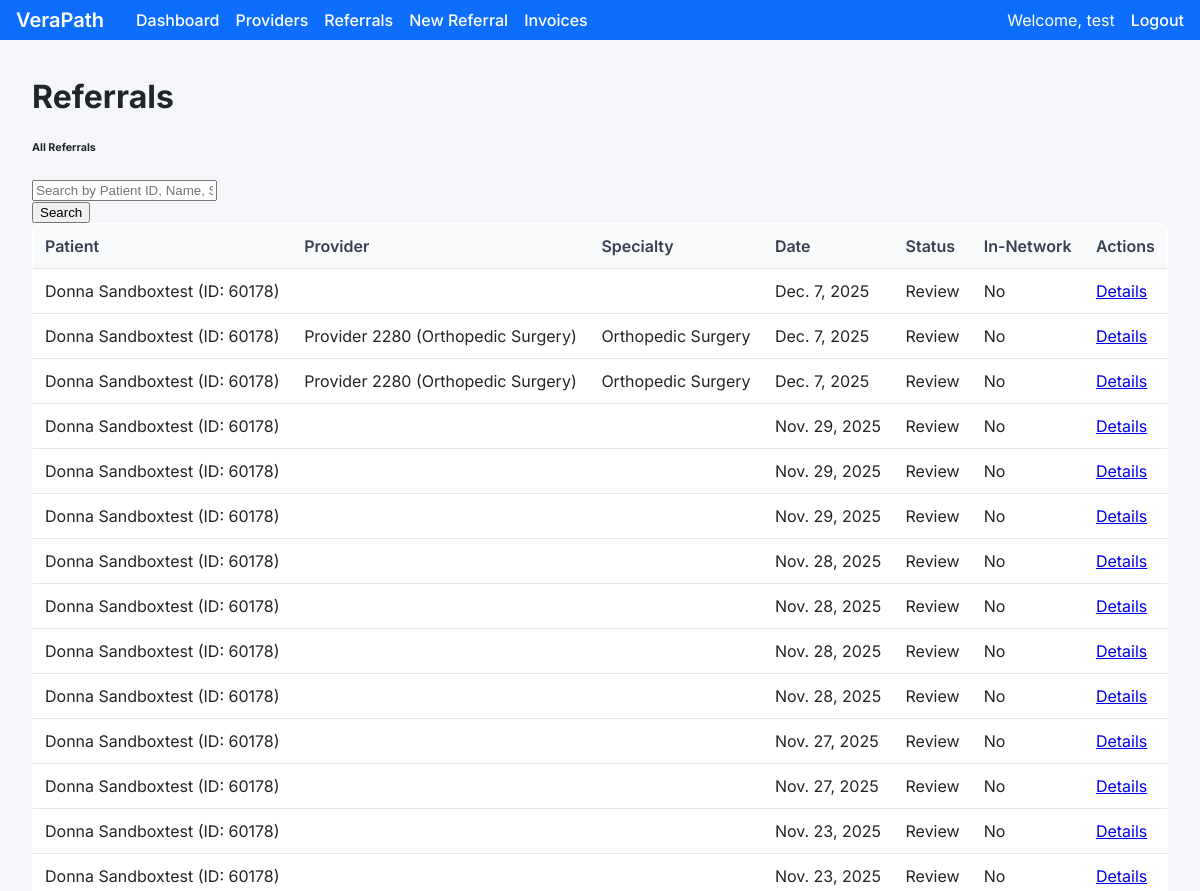
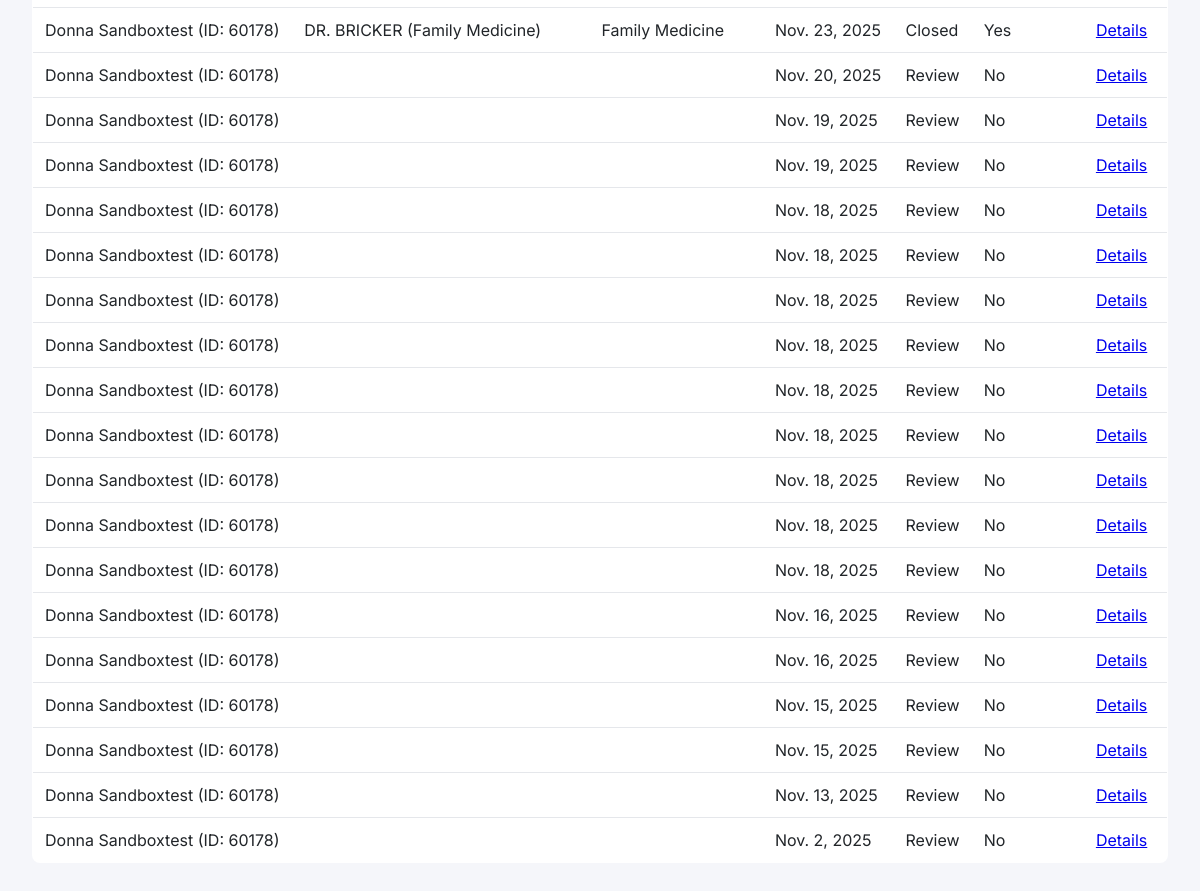
The app's page /analytics/referrals/ (signed in), older data (2 pictures, top to bottom).
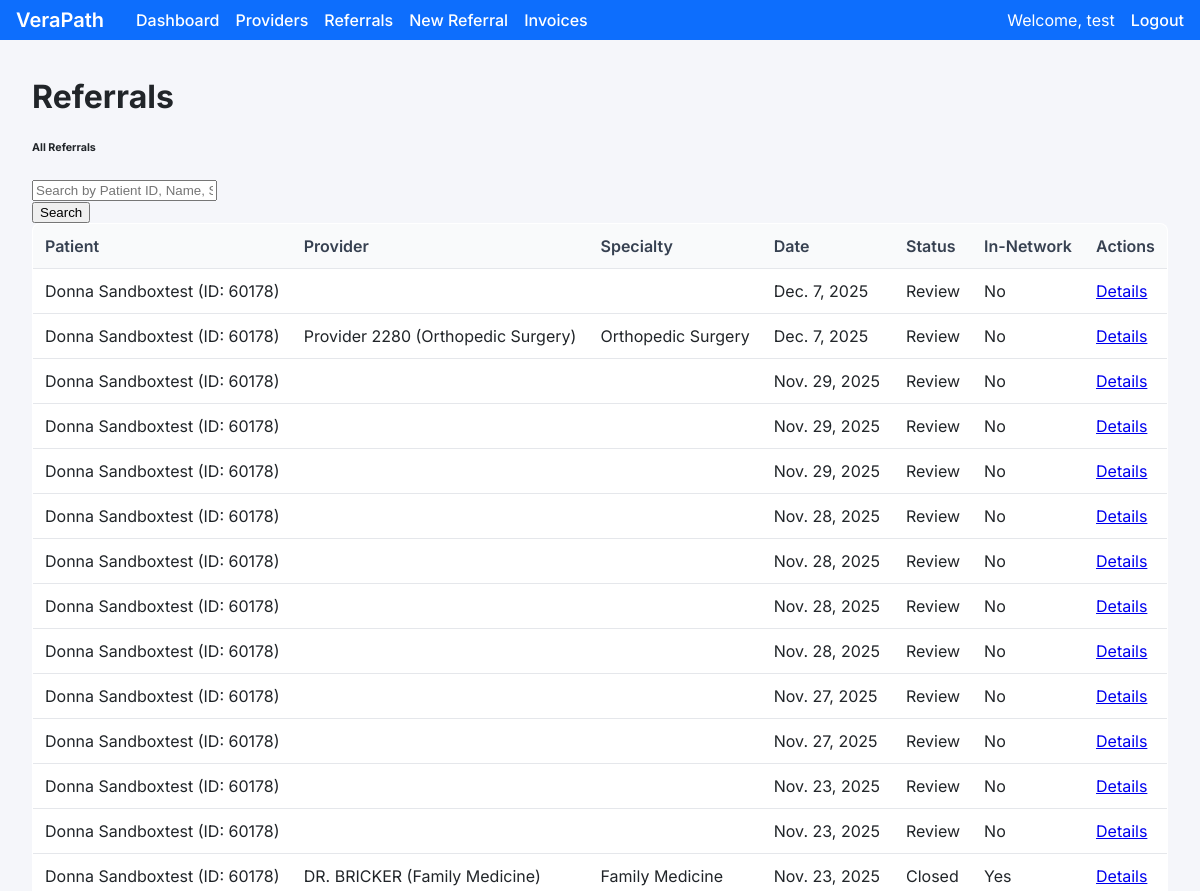
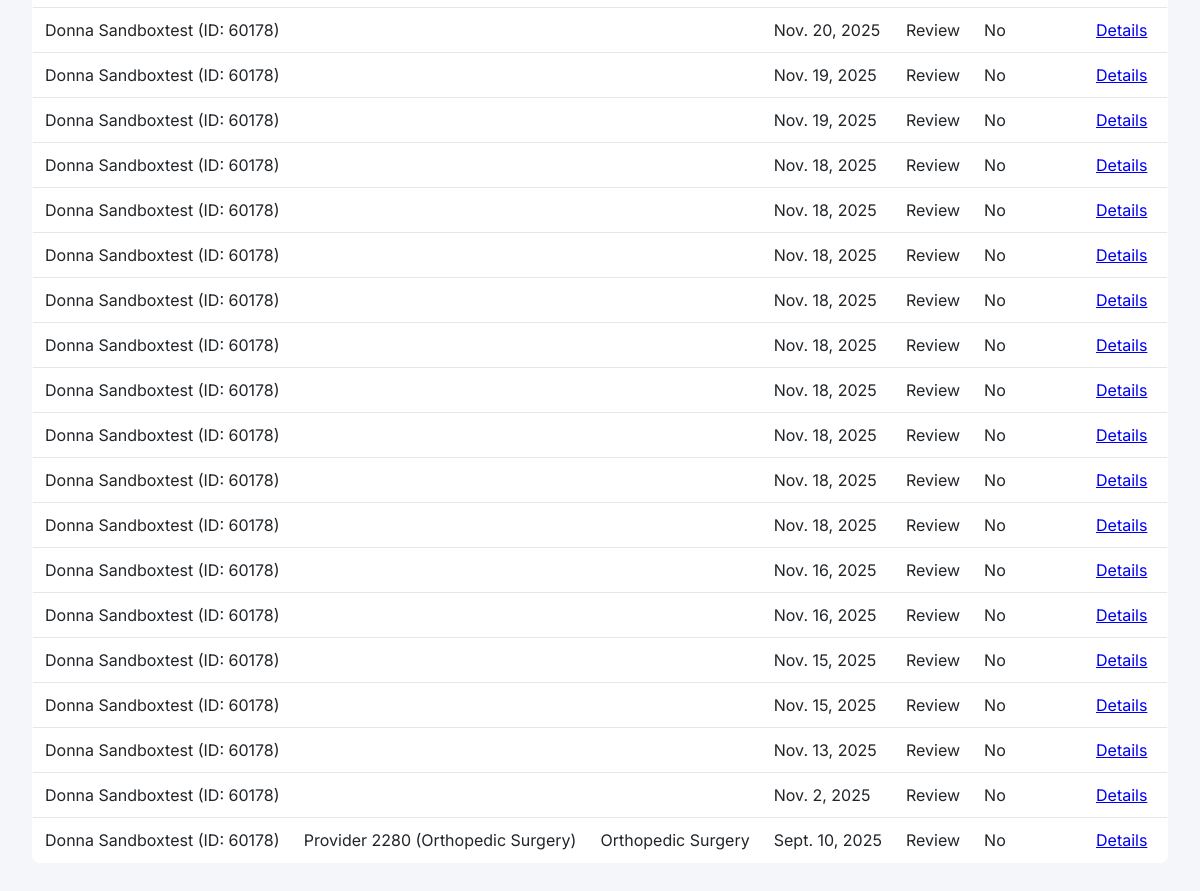
The same page, newer data (2 pictures, top to bottom).
### analytics/models.py (models this page shows, shortened)
class Referral(models.Model):
    class Status(models.TextChoices):
        PENDING = 'pending', 'Pending'
        SENT = 'sent', 'Sent'
        ACKNOWLEDGED = 'ack', 'Acknowledged'
        SCHEDULED = 'scheduled', 'Scheduled'
        COMPLETED = 'completed', 'Completed'
        NO_SHOW = 'no_show', 'No Show'
        RESCHEDULED = 'rescheduled', 'Rescheduled'
        CANCELLED = 'cancelled', 'Cancelled'
        REVIEW = 'review', 'Review'
        CLOSED = 'closed', 'Closed'
    patient = models.ForeignKey(Patient, on_delete=models.PROTECT)
    provider = models.ForeignKey(Provider, on_delete=models.SET_NULL, null=True)
    payer = models.ForeignKey(Payer, on_delete=models.SET_NULL, null=True, blank=True)
    specialty = models.CharField(max_length=120, blank=True)  # NEW: record referral specialty
    status = models.CharField(max_length=20, choices=Status.choices, default=Status.PENDING)
    in_network = models.BooleanField(default=True)
    is_urgent = models.BooleanField(default=False)
    documenttypeid = models.CharField(max_length=50, blank=True, null=True)
    rvu_cost = models.DecimalField(max_digits=10, decimal_places=2, default=Decimal('0.00'))
    referral_date = models.DateField()
    suggested_provider_ids = models.CharField(max_length=200, blank=True)
    created_at = models.DateTimeField(default=timezone.now)
    ack_at = models.DateTimeField(null=True, blank=True)
    scheduled_at = models.DateTimeField(null=True, blank=True)
    completed_at = models.DateTimeField(null=True, blank=True)
    cancelled_at = models.DateTimeField(null=True, blank=True)
    athena_document_id = models.CharField(max_length=50, blank=True, null=True)
    athena_encounter_id = models.CharField(max_length=50, blank=True, null=True)
    athena_department_id = models.CharField(max_length=50, blank=True, null=True)
    provider_note = models.TextField(blank=True)
    note_to_patient = models.TextField(blank=True)
    visit_summary = models.TextField(blank=True, null=True)

class Patient(models.Model):
    original_id = models.CharField(max_length=120, unique=True)
    pseudonym = models.CharField(max_length=64, unique=True, editable=False)
    first_name = models.CharField(max_length=100, blank=True, null=True)
    last_name = models.CharField(max_length=100, blank=True, null=True)
    def __str__(self) -> str:
        if self.first_name and self.last_name:
            return f"{self.first_name} {self.last_name} (ID: {self.original_id})"
        return f"Patient {self.pseudonym[:8]}"

class Provider(models.Model):
    practice = models.ForeignKey(Practice, on_delete=models.CASCADE, null=True, blank=True)
    npi = models.CharField(max_length=20, blank=True, null=True)
    full_name = models.CharField(max_length=200)
    specialty = models.CharField(max_length=120, blank=True, null=True)
    subspecialty = models.CharField(max_length=120, blank=True, null=True)
    city = models.CharField(max_length=100, blank=True, null=True)
    state = models.CharField(max_length=50, blank=True, null=True)
    accepting_new_patients = models.BooleanField(default=True, blank=True, null=True)
    primary_department = models.CharField(max_length=200, blank=True, null=True)
    is_in_network = models.BooleanField(default=False)
    providerid = models.IntegerField(blank=True, null=True)
    firstname = models.CharField(max_length=100, blank=True, null=True)
    lastname = models.CharField(max_length=100, blank=True, null=True)
    middleinitial = models.CharField(max_length=1, blank=True, null=True)
    sex = models.CharField(max_length=1, blank=True, null=True)
    entitytype = models.CharField(max_length=50, blank=True, null=True)
    ansinamecode = models.CharField(max_length=255, blank=True, null=True)
    hideinportal = models.BooleanField(default=False, blank=True, null=True)
    schedulingname = models.CharField(max_length=200, blank=True, null=True)
    billable = models.BooleanField(default=False, blank=True, null=True)
    ansispecialtycode = models.CharField(max_length=50, blank=True, null=True)
    createencounteroncheckin = models.BooleanField(default=False, blank=True, null=True)
    class Meta:
        unique_together = (('practice', 'providerid'),)
    def __str__(self) -> str:
        return f"{self.full_name} ({self.specialty})"

### analytics/views.py (the view, shortened to what this page needs)
# urls.py: path('referrals/', views.referral_list, name='referral_list'),
@login_required
def referral_list(request):
    try:
        user_practice = request.user.userprofile.practice
    except (UserProfile.DoesNotExist, AttributeError):
        user_practice = None
    if user_practice:
        referrals = Referral.objects.filter(Q(provider__practice=user_practice) | Q(provider__isnull=True))
    else:
        referrals = Referral.objects.all()
    query = request.GET.get('q')
    context = {
        'referrals': referrals.order_by('-referral_date'),
        'query': query,
    }
    return render(request, 'analytics/referral_list.html', context)

### analytics/templates/analytics/referral_list.html (shortened to what this page needs)
{% extends "base.html" %}
{% block content %}
<div class="container-fluid">
    <h1 class="h3 mb-4 text-gray-800">Referrals</h1>
    <div class="card shadow mb-4">
        <div class="card-header py-3">
            <h6 class="m-0 font-weight-bold text-primary">All Referrals</h6>
        </div>
        <div class="card-body">
            <form method="get" action="{% url 'analytics:referral_list' %}" class="form-inline mb-4">
                <div class="input-group">
                    <input type="text" name="q" class="form-control" placeholder="Search by Patient ID, Name, Specialty, Status..." value="{{ query|default:'' }}">
                    <div class="input-group-append">
                        <button class="btn btn-primary" type="submit">Search</button>
                    </div>
                </div>
            </form>
            <div class="table-responsive">
                <table class="table table-bordered" id="dataTable" width="100%" cellspacing="0">
                    <thead>
                        <tr>
                            <th>Patient</th>
                            <th>Provider</th>
                            <th>Specialty</th>
                            <th>Date</th>
                            <th>Status</th>
                            <th>In-Network</th>
                            <th>Actions</th>
                        </tr>
                    </thead>
                    <tbody>
                        {% for referral in referrals %}
                        <tr>
                            <td>{{ referral.patient }}</td>
                            <td>{% if referral.provider %}{{ referral.provider }}{% endif %}</td>
                            <td>{{ referral.specialty }}</td>
                            <td>{{ referral.referral_date }}</td>
                            <td>
                                <span class="badge badge-{{ referral.status|lower }}">{{ referral.get_status_display }}</span>
                            </td>
                            <td>
                                {% if referral.in_network %}
                                    <span class="badge badge-success">Yes</span>
                                {% else %}
                                    <span class="badge badge-danger">No</span>
                                {% endif %}
                            </td>
                            <td>
                                <a href="{% url 'analytics:referral_detail' referral.pk %}" class="btn btn-sm btn-info">Details</a>
                            </td>
                        </tr>
                        {% empty %}
                        <tr>
                            <td colspan="7" class="text-center">No referrals found.</td>
                        </tr>
                        {% endfor %}
                    </tbody>
                </table>
            </div>
        </div>
    </div>
</div>
{% endblock %}

Row changes from the older to the newer data that the page shows:
changed Referral: referral_date "Dec. 7, 2025" → "Sept. 10, 2025"; moves down the list
